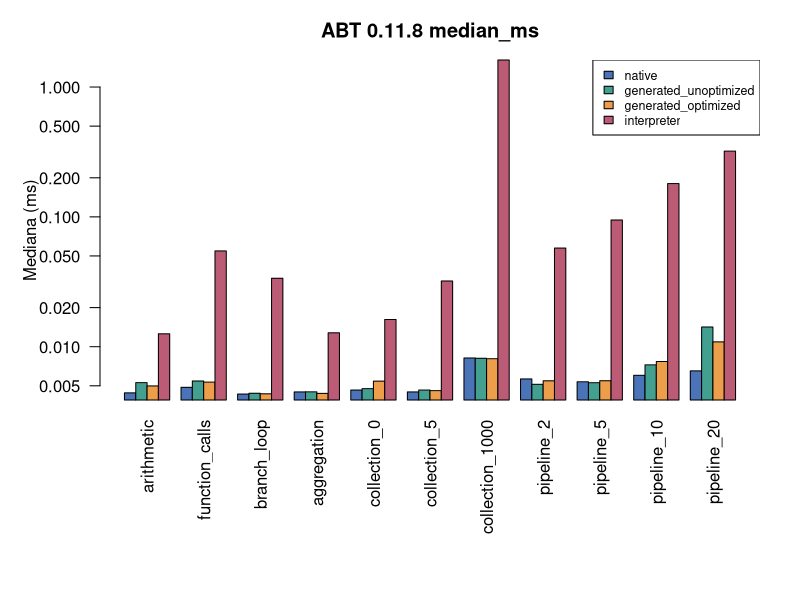
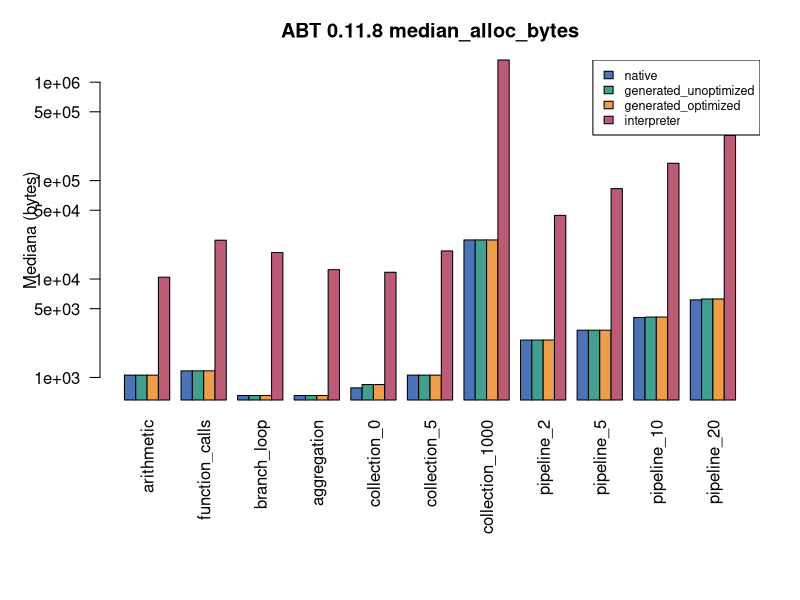
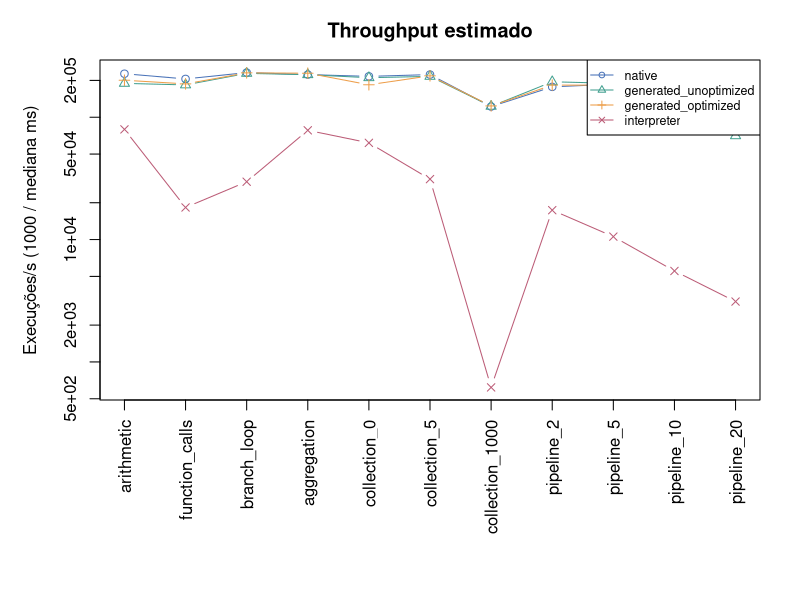

These figures' R source, in order:
d <- read.csv('benchmark_results.csv')
w <- unique(d$workload)
p <- c('native','generated_unoptimized','generated_optimized','interpreter')
mat <- function(field) {
  out <- matrix(NA_real_,nrow=length(p),ncol=length(w),dimnames=list(p,w))
  for (i in seq_along(p)) for (j in seq_along(w)) {
    x <- d[d$path==p[i] & d$workload==w[j] & d$phase=='warm_execution',field]
    if (length(x)) out[i,j] <- x[1]
  }
  out
}
cols <- c('#4a73b8','#43a090','#ed9e4a','#bb5b76')
for (metric in c('median_ms','median_alloc_bytes')) {
  png(paste0('benchmark_',ifelse(metric=='median_ms','latency','allocations'),'.png'),1200,650)
  par(mar=c(10,5,3,2))
  m <- mat(metric)
  barplot(m,beside=TRUE,col=cols,log='y',las=2,ylab=ifelse(metric=='median_ms','Mediana (ms)','Mediana (bytes)'),main=paste('ABT 0.11.8',metric))
  legend('topright',legend=p,fill=cols,cex=.75)
  dev.off()
}
png('benchmark_throughput.png',1200,650)
par(mar=c(10,5,3,2))
m <- 1000/mat('median_ms')
matplot(t(m),type='b',log='y',lty=1,pch=1:4,col=cols,xaxt='n',xlab='',ylab='Execuções/s (1000 / mediana ms)',main='Throughput estimado')
axis(1,at=seq_along(w),labels=w,las=2)
legend('topright',legend=p,col=cols,lty=1,pch=1:4,cex=.75)
dev.off()
